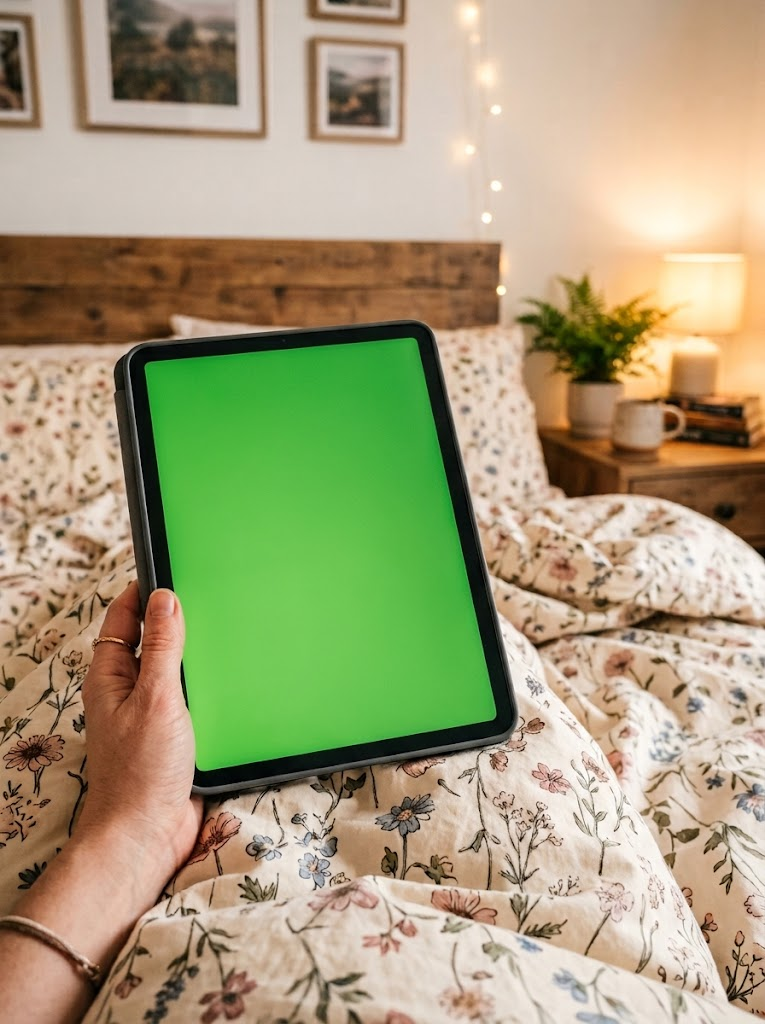
#> input picture bg_ipad.jpg, 765 x 1024 px
$ python -i build_1384_carousels.py   (imports and definitions only)
#> lines starting #> are read from the running program, lines starting #| are printed output that depends on the picture
### core/safe_zones.py
#!/usr/bin/env python3
"""
Безопасные зоны под интерфейс TikTok / Instagram / YouTube Shorts — для ВСЕХ проектов
(карусели, рилсы, фото-посты). Откуда цифры и правила — docs/SAFE_ZONES.md.

  from core.safe_zones import zone_for, check_box, draw_overlay
  z = zone_for(1080, 1440)            # рамка для холста (по пропорциям: 3:4, 4:5, 9:16)
  check_box(1080, 1440, (x0, y0, x1, y1))   # [] — ок, иначе список нарушений
  draw_overlay(img)                   # копия кадра: красное = интерфейс, зелёная рамка = текст

  python core/safe_zones.py out/_text/*.png    # проверить PNG-оверлеи с прозрачностью
"""

from __future__ import annotations

import sys
from dataclasses import dataclass
from pathlib import Path

from PIL import Image, ImageDraw


@dataclass(frozen=True)
class Zone:
    """Доли холста: рамка для текста (x0, y0, x1, y1) и прямоугольники интерфейса для QA."""
    name: str
    ratio: float                                    # ширина / высота
    text: tuple[float, float, float, float]
    blocked: tuple[tuple[float, float, float, float], ...]


ZONES = {
    "3:4": Zone("карусель 3:4", 3 / 4, (180 / 1080, 0.06, 900 / 1080, 0.78),
                ((926 / 1080, 0.46, 1.0, 1.0),      # колонка кнопок TikTok
                 (0.0, 0.80, 1.0, 1.0),             # подпись/точки (длинное описание, Инста, Shorts)
                 (0.86, 0.0, 1.0, 0.07))),          # счётчик «1/6» в Инсте
    "4:5": Zone("карусель 4:5", 4 / 5, (180 / 1080, 0.06, 900 / 1080, 0.78),
                ((926 / 1080, 0.46, 1.0, 1.0), (0.0, 0.80, 1.0, 1.0), (0.86, 0.0, 1.0, 0.07))),
    "9:16": Zone("рилс / фото 9:16", 9 / 16, (140 / 1080, 200 / 1920, 940 / 1080, 1540 / 1920),
                 ((0.0, 0.0, 1.0, 200 / 1920),        # вкладки TikTok / шапка Reels
                  (0.0, 1540 / 1920, 1.0, 1.0),       # ник + подпись + музыка
                  (940 / 1080, 0.45, 1.0, 1540 / 1920))),  # колонка лайк/коммент/шер
}


def zone_for(w: int, h: int) -> Zone:
    """Ближайший по пропорциям формат."""
    return min(ZONES.values(), key=lambda z: abs(z.ratio - w / h))


def text_rect(w: int, h: int) -> tuple[int, int, int, int]:
    """Рамка для текста в пикселях холста."""
    x0, y0, x1, y1 = zone_for(w, h).text
    return round(x0 * w), round(y0 * h), round(x1 * w), round(y1 * h)


# [32 lines left out: functions check_box, check_overlay, draw_overlay, not called in this run]


# [8 lines that do not run on import are left out]

### build_1384_carousels.py
#!/usr/bin/env python3
"""
1384 — Inspoy, квиз «какой у тебя цветотип» по рефу @luvy_y (tiktok photo 7407930227256495366), 9 слайдов 9:16:
  1 обложка: фото звезды из ТЗ на весь кадр + белый текст (вариант 1 или 2 из ТЗ);
  2 волосы A black · B ginger · C blonde · D brown (жёлтая рамка, круглые фото);
  3 подтон A cool · B neutral · C warm (бирюзовая рамка, запястья из 1322);
  4 глаза A green · B blue · C dark · D brown (синяя рамка);
  5 «write down your 3 letters…» (розовая рамка);
  6–8 по 4 сезона: коды, круглое фото звезды, НАЗВАНИЕ, like …, палитра 2×8 (снята с рефа), your colors;
  9 Inspoy: текст ТЗ + два реальных экрана (сканирование лица и результат с сезоном).
Дизайн рефа: белый фон, жирный геометрический гротеск (Manrope), цветные рамки на вопросах. Тексты ТЗ дословно,
переносы по смыслу; весь текст в безопасной рамке 9:16 (x 140–940, y 200–1540) — проверка check_box.

  python build_1384_carousels.py --test                     # одна карусель → output/carousels_1384_test/001 + QA
  python build_1384_carousels.py -n 100 --flat output/1384_100
"""

from __future__ import annotations

import argparse
import json
import random
import sys
from collections import Counter
from concurrent.futures import ProcessPoolExecutor
from pathlib import Path

import numpy as np
from PIL import Image, ImageDraw, ImageFilter, ImageFont

ROOT = Path(__file__).resolve().parent
sys.path.insert(0, str(ROOT))
import assemble_ugc_reels as A  # noqa: E402  (Apple-эмодзи)
import build_1322_carousels as B  # noqa: E402  (face_box, frame_eyes)
import build_1342_carousels as C  # noqa: E402  (frame_centered)
from core.safe_zones import check_box, draw_overlay, text_rect  # noqa: E402

W, H = 1080, 1920
X0, Y0, X1, Y1 = text_rect(W, H)                     # 140, 200, 940, 1540
SS = 2
FONT = ROOT / "fonts" / "ig_lookalike" / "Manrope.ttf"
FONT_COVER = ROOT / "fonts" / "TikTokSans-Bold.ttf"
INK = (17, 17, 17)
GREY = (90, 90, 90)
FRAME = {"hair": (247, 214, 74), "undertone": (64, 217, 181), "eyes": (16, 160, 214), "letters": (244, 154, 193)}
BORDER = 46
REF = ROOT / "downloads" / "1384" / "ref"
SCREENS = ROOT / "downloads" / "1384" / "inspoy"
LIB = ROOT / "output" / "1384_lib"
OUT_TEST = ROOT / "output" / "carousels_1384_test"

COVER_TEXTS = [["this 3-question test", "finds your color season", "in 30 seconds"],
               ["your color season", "in 30 seconds", "(answer honestly)"]]
HAIR = [("A", "black"), ("B", "ginger"), ("C", "blonde"), ("D", "brown")]
UNDERTONE = [("A", "cool undertones:", "purple or bluish veins", "wrist_cool", ["B5A3DC", "4C77A6"]),
             ("B", "neutral undertones:", "blue-green veins", "wrist_neutral", ["4C77A6", "1E98A0", "1F6B45"]),
             ("C", "warm undertones:", "olive or greenish veins", "wrist_warm", ["1F6B3A", "A8A65A"])]
EYES = [("A", "green"), ("B", "blue"), ("C", "dark"), ("D", "brown")]
# (коды, НАЗВАНИЕ, звезда, ключ палитры/слота)
SEASONS = [
    [("AAA / ABA", "CLEAR WINTER", "Megan Fox", "clear_winter"),
     ("AAB / AAD / ABB", "COOL WINTER", "Liv Tyler", "cool_winter"),
     ("AAC / DAC / ABC", "DEEP WINTER", "Lucy Liu", "deep_winter"),
     ("CAC / DAA / DAB", "COOL SUMMER", "Lily Collins", "cool_summer")],
    [("CAA / CAB / CBB", "LIGHT SUMMER", "Margot Robbie", "light_summer"),
     ("CAD / DAD / CBC / DBA / DBB", "SOFT SUMMER", "Mindy Kaling", "soft_summer"),
     ("BBA / ACA / ACB", "CLEAR SPRING", "Emma Watson", "clear_spring"),
     ("BBB / CBA / CCA / CCB", "LIGHT SPRING", "Blake Lively", "light_spring")],
    [("BCA / BCB / CCC / CCD / DCB", "WARM SPRING", "Amy Adams", "warm_spring"),
     ("BBC / CBD / DBD / DCA", "SOFT AUTUMN", "Jennifer Aniston", "soft_autumn"),
     ("BBD / ACD / BCC / BCD / DCD", "WARM AUTUMN", "Jennifer Lopez", "warm_autumn"),
     ("ABD / DBC / ACC / DCC", "DEEP AUTUMN", "Kendall Jenner", "deep_autumn")],
]
SEASON_KEYS = [k for sl in SEASONS for *_x, k in sl]
# палитры сняты с рефа (downloads/1384/ref/palettes.json); cool summer в рефе нет — своя, мягкие холодные
# [1 line that did not run here, left out]
# [2 lines that did not run here, left out]
# [2 lines that did not run here, left out]
SLOTS = (["cover"] + SEASON_KEYS + ["hair_" + w for _l, w in HAIR] + ["eyes_" + w for _l, w in EYES]
         + ["wrist_cool", "wrist_neutral", "wrist_warm", "screens"])
EXTS = (".jpg", ".jpeg", ".png", ".webp")


# [5 lines left out: function font, not called in this run]


def hexrgb(h: str) -> tuple[int, int, int]:
    return tuple(int(h[i:i + 2], 16) for i in (0, 2, 4))


class Slide:
    """Холст ×SS; координаты — в пикселях готового слайда 1080×1920."""

    # [31 lines left out: functions __init__, text, not called in this run]

    def paste(self, el: Image.Image, x: float, y: float) -> None:
        e = el.convert("RGBA").resize((round(el.width * SS), round(el.height * SS)), Image.Resampling.LANCZOS)
        self.im.alpha_composite(e, (round(x * SS), round(y * SS)))

    def circle(self, cx: float, cy: float, dia: float, color) -> None:
        r = dia / 2 * SS
        self.d.ellipse((cx * SS - r, cy * SS - r, cx * SS + r, cy * SS + r), fill=color)

    def render(self) -> tuple[Image.Image, list]:
        return self.im.resize((W, H), Image.Resampling.LANCZOS).convert("RGB"), self.boxes


def round_mask(w: int, h: int, radius: float, circle: bool = False) -> Image.Image:
    m = Image.new("L", (w * 4, h * 4), 0)
    d = ImageDraw.Draw(m)
    if circle:
        d.ellipse((0, 0, w * 4 - 1, h * 4 - 1), fill=255)
    else:
        d.rounded_rectangle((0, 0, w * 4 - 1, h * 4 - 1), radius=radius * 4, fill=255)
    return m.resize((w, h), Image.Resampling.LANCZOS)


def shaped(photo: Image.Image, circle: bool = True, radius: float = 0, shadow: bool = False) -> Image.Image:
    w, h = photo.size
    ph = photo.convert("RGBA")
    ph.putalpha(round_mask(w, h, radius, circle))
    if not shadow:
        return ph
    pad = 30
    out = Image.new("RGBA", (w + 2 * pad, h + 2 * pad), (0, 0, 0, 0))
    sh = Image.new("L", out.size, 0)
    sh.paste(round_mask(w, h, radius, circle), (pad, pad + 8))
    sh = sh.filter(ImageFilter.GaussianBlur(14)).point(lambda v: int(v * 0.28))
    out.putalpha(sh)
    out.alpha_composite(ph, (pad, pad))
    return out


# [6 lines left out: function square_crop, not called in this run]


SET: dict[str, Path] = {}
VARIANT = [0]                                          # вариант текста обложки


# ---------------- слайды ----------------
# [38 lines left out: functions cover_crop, slide_cover, not called in this run]


def title(sl: Slide, topic: str) -> None:
    sl.text(540, 236, "choose your", 78, 800)
    sl.text(540, 336, topic, 70, 400)


# [110 lines left out: functions slide_hair, slide_undertone, slide_eyes, slide_letters, season_photo, slide_seasons and 2 more, not called in this run]


def build_all() -> list[tuple[Image.Image, list]]:
    return [s.render() for s in (slide_cover(), slide_hair(), slide_undertone(), slide_eyes(), slide_letters(),
                                 slide_seasons(0), slide_seasons(1), slide_seasons(2), slide_inspoy())]


# ---------------- библиотека и партия ----------------
SCREEN_SETS = [("IMG_7748.PNG", "IMG_7749.PNG"), ("IMG_7784.PNG", "IMG_7785.PNG"), ("IMG_7818.PNG", "IMG_7819.PNG")]


# [150 lines left out: functions lib_files, plan_lib, apply, save, render_one, render_cover and 1 more, not called in this run]


# [2 lines not run here, left out]

>>> from PIL import Image
>>> picture = Image.open('bg_ipad.jpg')
#> picture is the input picture: PIL image 765x1024 RGB; mean R, G, B 165.3, 158.6, 121.7
>>> result = shaped(picture)
#> in round_mask, `m = Image.new("L", (w * 4, h * 4), 0)`: m: PIL image 3060x4096 L; every value is 0
#> in round_mask, `return m.resize((w, h), Image.Resampling.LANCZOS)`:
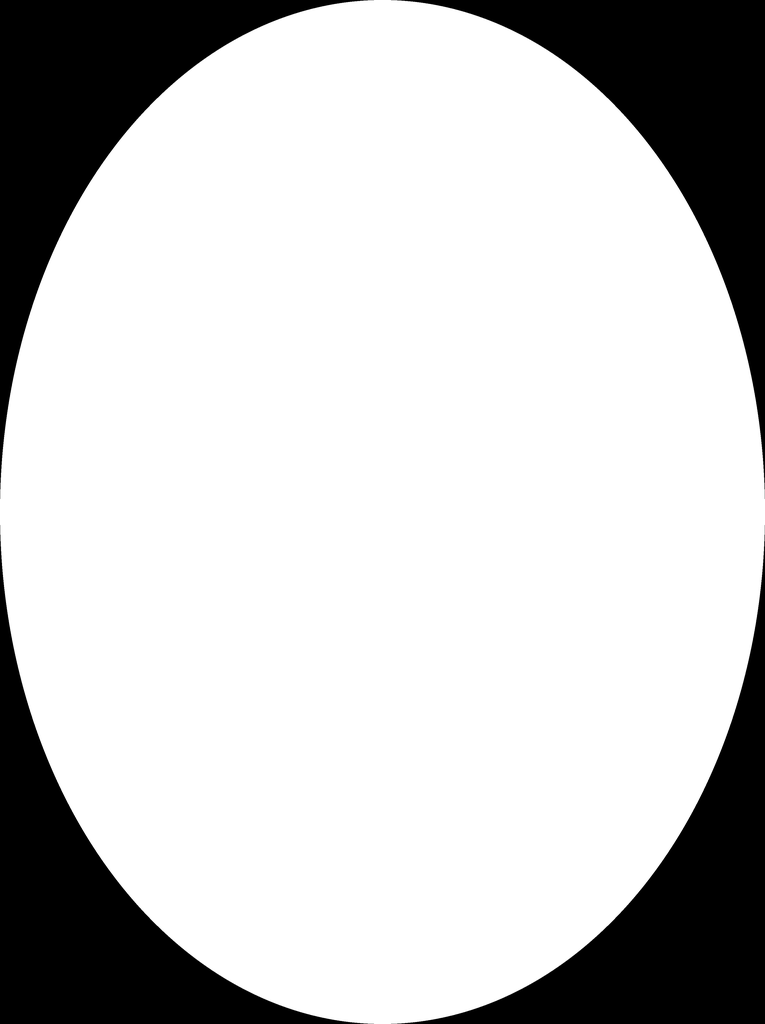
#> returned value: PIL image 765x1024 L; min 0, max 255, mean 200.3
#> in shaped, `ph.putalpha(round_mask(w, h, radius, circle))`:
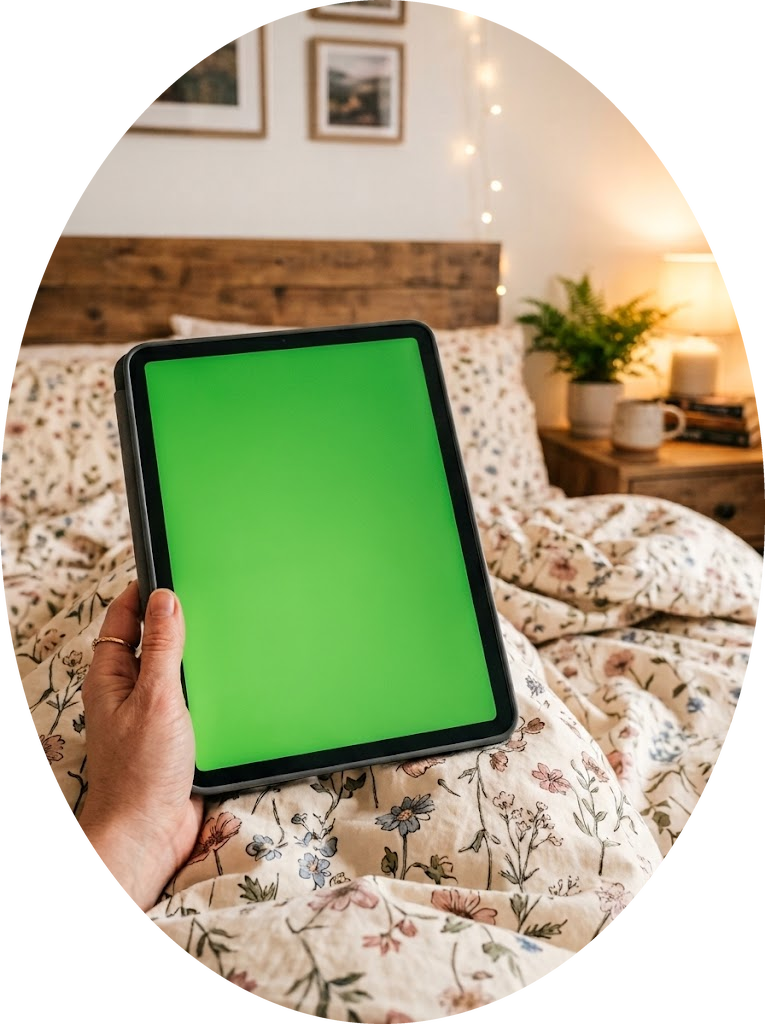
#> ph: PIL image 765x1024 RGBA; mean R, G, B, A 165.3, 158.6, 121.7, 200.3; transparent parts drawn white

$ run again, on snaptik-app-7570862508492213526-slide-3.jpg
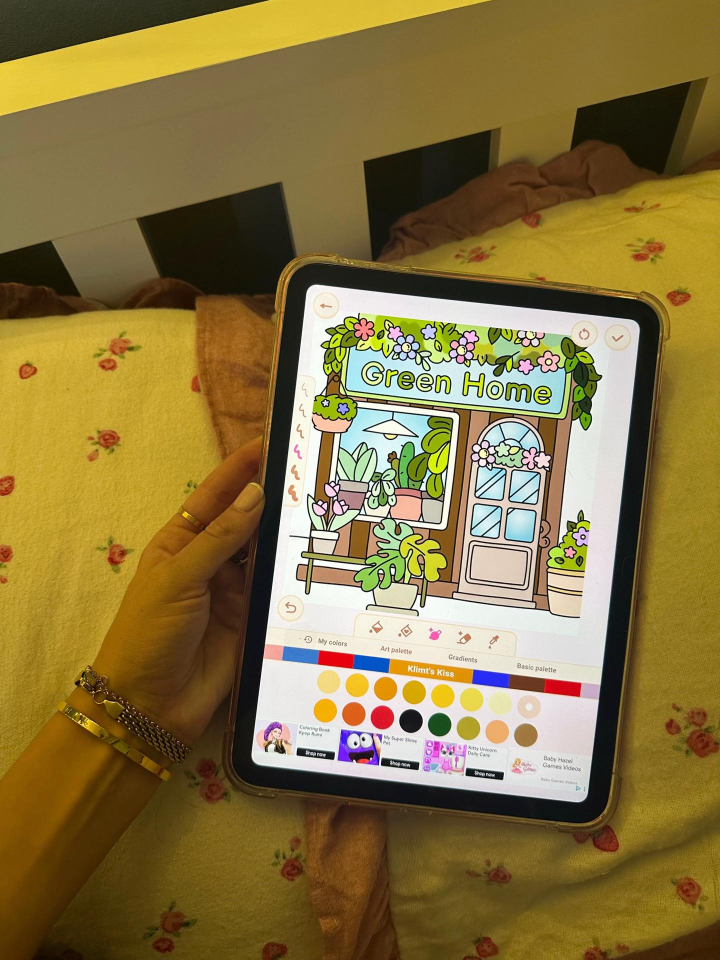
#> input picture snaptik-app-7570862508492213526-slide-3.jpg, 1440 x 1920 px (shown at 1/2 size)
#> picture is the input picture: PIL image 1440x1920 RGB; mean R, G, B 135.9, 116, 64.6
#> m: PIL image 5760x7680 L; every value is 0
#> in shaped, `ph.putalpha(round_mask(w, h, radius, circle))`:
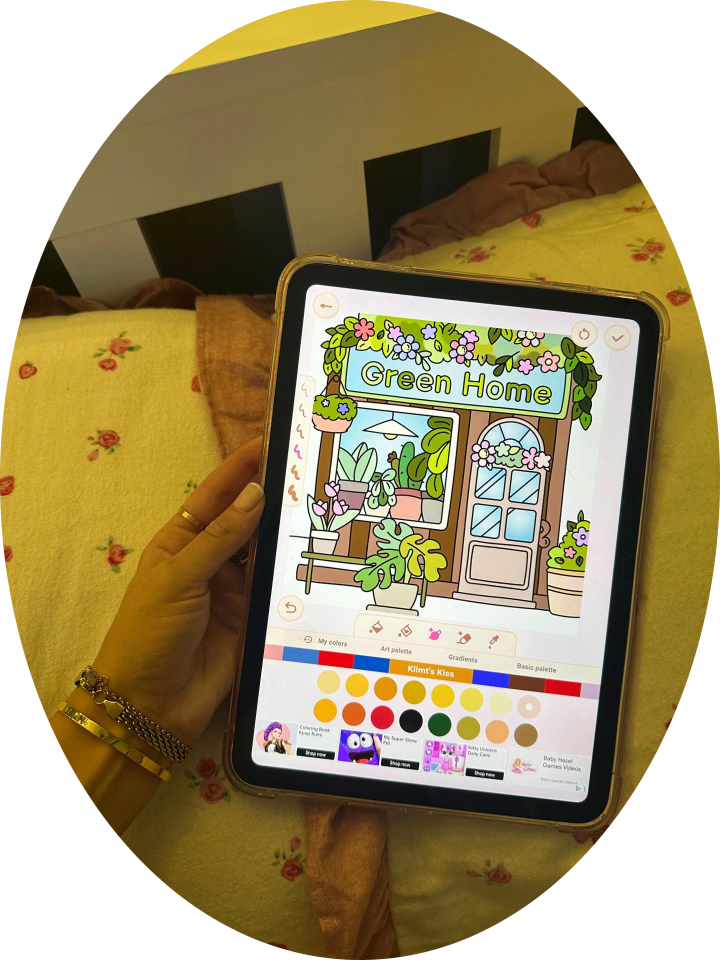
#> ph: PIL image 1440x1920 RGBA (shown at 1/2 size); mean R, G, B, A 135.9, 116, 64.6, 200.3; transparent parts drawn white
